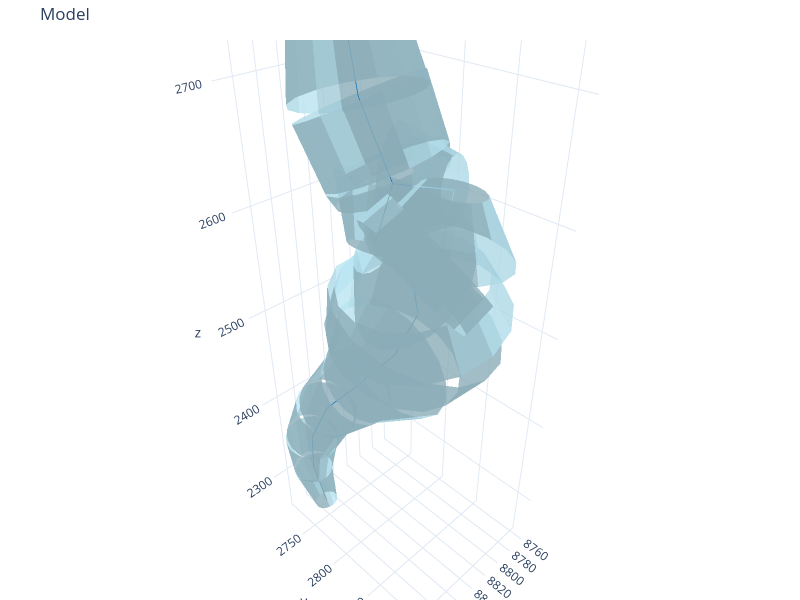

The notebook cell this image was saved under:
### Code cell
from pathlib import Path
from swctools import SWCModel, plot_model

swc_px_path = Path("../data/swc/TS2_s50.swc")
swc_um_path = Path("../data/swc/TS2_s50_um.swc")

model_px = SWCModel.from_swc_file(swc_px_path)
plot_model(swc_model=model_px)

### Figure 1 — Plotly figure (JSON) as saved in the notebook; plotly's stock layout.template omitted (floating-point values rounded to 4 significant figures; data arrays with more than 128 entries replaced by an {"elided": "..."} marker saying what was removed)
{"data": [{"color": "lightblue", "flatshading": true, "i": {"elided": "480 int values"}, "j": {"elided": "480 int values"}, "k": {"elided": "480 int values"}, "name": "frusta", "opacity": 0.8, "type": "mesh3d", "x": {"elided": "480 float values"}, "y": {"elided": "480 float values"}, "z": {"elided": "480 float values"}}, {"line": {"color": "#1f77b4", "width": 2}, "mode": "lines", "name": "centroid", "type": "scatter3d", "x": [8879.0, 8884.0, null, 8884.0, 8886.0, null, 8886.0, 8880.0, null, 8880.0, 8867.0, null, 8867.0, 8846.0, null, 8846.0, 8835.0, null, 8835.0, 8842.0, null, 8842.0, 8871.0, null, 8871.0, 8851.0, null, 8851.0, 8853.0, null, 8851.0, 8812.0, null, 8853.0, 8859.0, null, 8859.0, 8849.0, null, 8812.0, 8821.0, null, 8821.0, 8842.0, null], "y": [2745.0, 2736.0, null, 2736.0, 2742.0, null, 2742.0, 2761.0, null, 2761.0, 2791.0, null, 2791.0, 2817.0, null, 2817.0, 2832.0, null, 2832.0, 2833.0, null, 2833.0, 2821.0, null, 2821.0, 2821.0, null, 2821.0, 2816.0, null, 2821.0, 2844.0, null, 2816.0, 2797.0, null, 2797.0, 2775.0, null, 2844.0, 2842.0, null, 2842.0, 2833.0, null], "z": [2262.0, 2311.0, null, 2311.0, 2360.0, null, 2360.0, 2405.0, null, 2405.0, 2443.0, null, 2443.0, 2480.0, null, 2480.0, 2524.0, null, 2524.0, 2562.0, null, 2562.0, 2594.0, null, 2594.0, 2638.0, null, 2638.0, 2651.0, null, 2638.0, 2628.0, null, 2651.0, 2696.0, null, 2696.0, 2739.0, null, 2628.0, 2581.0, null, 2581.0, 2562.0, null]}], "layout": {"height": 600, "margin": {"b": 0, "l": 0, "r": 0, "t": 40}, "scene": {"aspectmode": "data"}, "showlegend": false, "title": {"text": "Model"}, "width": 800}}
